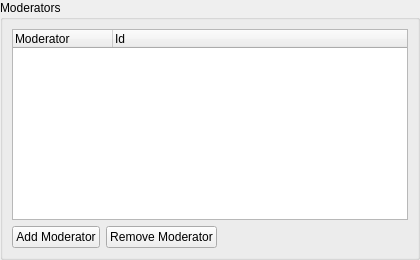
<?xml version="1.0" encoding="UTF-8"?>
<ui version="4.0">
 <class>RsWikiModeratorsWidget</class>
 <widget class="QWidget" name="WikiModeratorsWidget">
  <property name="geometry">
   <rect>
    <x>0</x>
    <y>0</y>
    <width>420</width>
    <height>260</height>
   </rect>
  </property>
  <layout class="QVBoxLayout" name="moderatorsWidgetLayout">
   <property name="leftMargin">
    <number>0</number>
   </property>
   <property name="topMargin">
    <number>0</number>
   </property>
   <property name="rightMargin">
    <number>0</number>
   </property>
   <property name="bottomMargin">
    <number>0</number>
   </property>
   <item>
    <widget class="QGroupBox" name="moderatorsGroup">
     <property name="title">
      <string>Moderators</string>
     </property>
     <layout class="QVBoxLayout" name="moderatorsGroupLayout">
      <item>
       <widget class="QTreeWidget" name="moderatorsList">
        <property name="toolTip">
         <string>List of users who can moderate this wiki</string>
        </property>
        <property name="selectionMode">
         <enum>QAbstractItemView::SingleSelection</enum>
        </property>
        <property name="rootIsDecorated">
         <bool>false</bool>
        </property>
        <property name="uniformRowHeights">
         <bool>true</bool>
        </property>
        <property name="columnCount">
         <number>2</number>
        </property>
        <column>
         <property name="text">
          <string>Moderator</string>
         </property>
        </column>
        <column>
         <property name="text">
          <string>Id</string>
         </property>
        </column>
       </widget>
      </item>
      <item>
       <layout class="QHBoxLayout" name="moderatorButtonsLayout">
        <item>
         <widget class="QPushButton" name="addModeratorButton">
          <property name="text">
           <string>Add Moderator</string>
          </property>
         </widget>
        </item>
        <item>
         <widget class="QPushButton" name="removeModeratorButton">
          <property name="text">
           <string>Remove Moderator</string>
          </property>
         </widget>
        </item>
        <item>
         <spacer name="moderatorButtonsSpacer">
          <property name="orientation">
           <enum>Qt::Horizontal</enum>
          </property>
          <property name="sizeHint" stdset="0">
           <size>
            <width>40</width>
            <height>20</height>
           </size>
          </property>
         </spacer>
        </item>
       </layout>
      </item>
     </layout>
    </widget>
   </item>
  </layout>
 </widget>
 <resources/>
 <connections/>
</ui>
